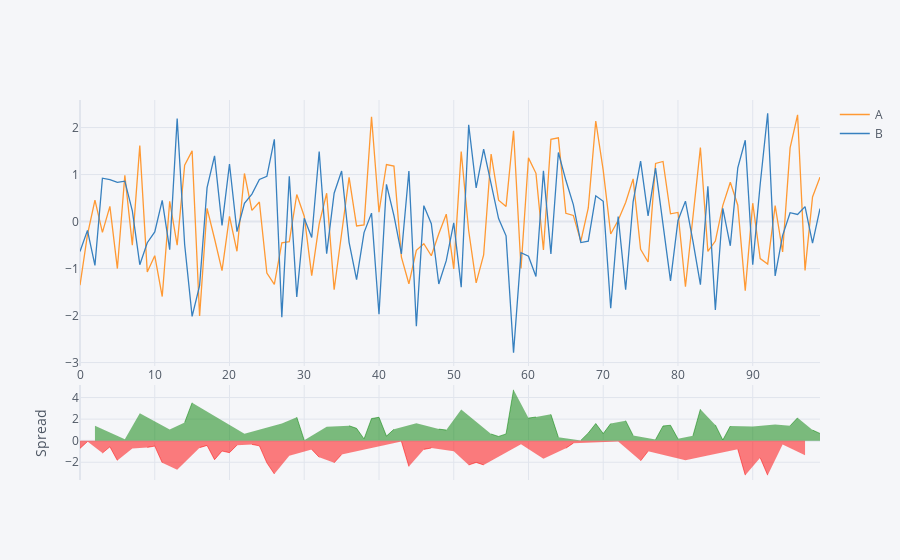

The notebook cell this image was saved under:
### Markdown cell above
## Spread

### Code cell
df[['A','B']].iplot(kind='spread')

### Figure 1 — Plotly figure (JSON) as saved in the notebook; plotly's stock layout.template omitted (floating-point values rounded to 4 significant figures)
{"data": [{"line": {"color": "rgba(255, 153, 51, 1.0)", "dash": "solid", "shape": "linear", "width": 1.3}, "mode": "lines", "name": "A", "text": "", "type": "scatter", "x": [0, 1, 2, 3, 4, 5, 6, 7, 8, 9, 10, 11, 12, 13, 14, 15, 16, 17, 18, 19, 20, 21, 22, 23, 24, 25, 26, 27, 28, 29, 30, 31, 32, 33, 34, 35, 36, 37, 38, 39, 40, 41, 42, 43, 44, 45, 46, 47, 48, 49, 50, 51, 52, 53, 54, 55, 56, 57, 58, 59, 60, 61, 62, 63, 64, 65, 66, 67, 68, 69, 70, 71, 72, 73, 74, 75, 76, 77, 78, 79, 80, 81, 82, 83, 84, 85, 86, 87, 88, 89, 90, 91, 92, 93, 94, 95, 96, 97, 98, 99], "y": [-1.355, -0.2773, 0.455, -0.2311, 0.3225, -1.001, 0.9845, -0.5032, 1.616, -1.076, -0.7267, -1.596, 0.4302, -0.5023, 1.199, 1.503, -2.011, 0.279, -0.3667, -1.045, 0.1091, -0.6329, 1.023, 0.2365, 0.4155, -1.098, -1.339, -0.4528, -0.4273, 0.5754, 0.1128, -1.15, -0.05057, 0.6019, -1.451, -0.2139, 0.938, -0.09439, -0.07054, 2.229, 0.1985, 1.213, 1.179, -0.7569, -1.325, -0.6129, -0.4709, -0.7285, -0.2596, 0.1556, -1.007, 1.488, -0.1959, -1.305, -0.7121, 1.437, 0.4538, 0.3212, 1.931, -1.0, 1.354, 1.025, -0.607, 1.751, 1.78, 0.1757, 0.1301, -0.4213, 0.2879, 2.138, 1.089, -0.2649, 0.02773, 0.4048, 0.9084, -0.5899, -0.8617, 1.235, 1.277, 0.1647, 0.1924, -1.389, 0.03482, 1.575, -0.6367, -0.4159, 0.3428, 0.8367, 0.3478, -1.47, 0.3896, -0.7884, -0.9056, 0.3399, -0.6478, 1.568, 2.27, -1.04, 0.5237, 0.9448]}, {"line": {"color": "rgba(55, 128, 191, 1.0)", "dash": "solid", "shape": "linear", "width": 1.3}, "mode": "lines", "name": "B", "text": "", "type": "scatter", "x": [0, 1, 2, 3, 4, 5, 6, 7, 8, 9, 10, 11, 12, 13, 14, 15, 16, 17, 18, 19, 20, 21, 22, 23, 24, 25, 26, 27, 28, 29, 30, 31, 32, 33, 34, 35, 36, 37, 38, 39, 40, 41, 42, 43, 44, 45, 46, 47, 48, 49, 50, 51, 52, 53, 54, 55, 56, 57, 58, 59, 60, 61, 62, 63, 64, 65, 66, 67, 68, 69, 70, 71, 72, 73, 74, 75, 76, 77, 78, 79, 80, 81, 82, 83, 84, 85, 86, 87, 88, 89, 90, 91, 92, 93, 94, 95, 96, 97, 98, 99], "y": [-0.6371, -0.1878, -0.9333, 0.9212, 0.8937, 0.8342, 0.8587, 0.2288, -0.9181, -0.4514, -0.2225, 0.4492, -0.5973, 2.19, -0.4902, -2.019, -1.363, 0.7222, 1.398, -0.08109, 1.223, -0.2141, 0.3894, 0.5838, 0.8957, 0.9613, 1.749, -2.035, 0.9622, -1.603, 0.06892, -0.3401, 1.49, -0.6838, 0.6019, 1.074, -0.4427, -1.238, -0.2352, 0.1785, -1.974, 0.7901, 0.1262, -0.6881, 1.074, -2.229, 0.3379, -0.04672, -1.33, -0.8329, -0.02629, -1.397, 2.06, 0.7159, 1.538, 0.8201, 0.06198, -0.3047, -2.791, -0.664, -0.7395, -1.169, 1.077, -0.6877, 1.469, 0.8769, 0.3599, -0.4471, -0.4191, 0.5464, 0.4307, -1.847, 0.1061, -1.451, 0.4247, 1.285, 0.1206, 1.135, -0.08793, -1.262, 0.02159, 0.4336, -0.4183, -1.345, 0.7473, -1.879, 0.2808, -0.5157, 1.14, 1.729, -0.9167, 0.7944, 2.303, -1.158, -0.2937, 0.1882, 0.1509, 0.3179, -0.4593, 0.2751]}, {"connectgaps": false, "fill": "tozeroy", "line": {"color": "green", "dash": "solid", "shape": "linear", "width": 0.5}, "mode": "lines", "name": "Spread", "showlegend": false, "type": "scatter", "x": [0, 1, 2, 3, 4, 5, 6, 7, 8, 9, 10, 11, 12, 13, 14, 15, 16, 17, 18, 19, 20, 21, 22, 23, 24, 25, 26, 27, 28, 29, 30, 31, 32, 33, 34, 35, 36, 37, 38, 39, 40, 41, 42, 43, 44, 45, 46, 47, 48, 49, 50, 51, 52, 53, 54, 55, 56, 57, 58, 59, 60, 61, 62, 63, 64, 65, 66, 67, 68, 69, 70, 71, 72, 73, 74, 75, 76, 77, 78, 79, 80, 81, 82, 83, 84, 85, 86, 87, 88, 89, 90, 91, 92, 93, 94, 95, 96, 97, 98, 99], "xaxis": "x2", "y": ["", "", 1.388, "", "", "", 0.1258, "", 2.534, "", "", "", 1.027, "", 1.69, 3.522, "", "", "", "", "", "", 0.6332, "", "", "", "", 1.582, "", 2.179, 0.0439, "", "", 1.286, "", "", 1.381, 1.144, 0.1646, 2.05, 2.172, 0.423, 1.053, "", "", 1.616, "", "", 1.07, 0.9884, "", 2.885, "", "", "", 0.6169, 0.3918, 0.6258, 4.722, "", 2.093, 2.195, "", 2.438, 0.3106, "", "", 0.0258, 0.7071, 1.592, 0.6584, 1.582, "", 1.856, 0.4837, "", "", 0.1001, 1.365, 1.426, 0.1708, "", 0.4532, 2.919, "", 1.463, 0.06199, 1.352, "", "", 1.306, "", "", 1.498, "", 1.38, 2.119, "", 0.9831, 0.6697], "yaxis": "y2"}, {"connectgaps": false, "fill": "tozeroy", "line": {"color": "red", "dash": "solid", "shape": "linear", "width": 0.5}, "mode": "lines", "name": "Spread", "showlegend": false, "type": "scatter", "x": [0, 1, 2, 3, 4, 5, 6, 7, 8, 9, 10, 11, 12, 13, 14, 15, 16, 17, 18, 19, 20, 21, 22, 23, 24, 25, 26, 27, 28, 29, 30, 31, 32, 33, 34, 35, 36, 37, 38, 39, 40, 41, 42, 43, 44, 45, 46, 47, 48, 49, 50, 51, 52, 53, 54, 55, 56, 57, 58, 59, 60, 61, 62, 63, 64, 65, 66, 67, 68, 69, 70, 71, 72, 73, 74, 75, 76, 77, 78, 79, 80, 81, 82, 83, 84, 85, 86, 87, 88, 89, 90, 91, 92, 93, 94, 95, 96, 97, 98, 99], "xaxis": "x2", "y": [-0.7174, -0.08949, "", -1.152, -0.5711, -1.835, "", -0.732, "", -0.6241, -0.5042, -2.045, "", -2.692, "", "", -0.6478, -0.4431, -1.765, -0.9642, -1.114, -0.4188, "", -0.3474, -0.4802, -2.059, -3.088, "", -1.39, "", "", -0.8103, -1.541, "", -2.053, -1.288, "", "", "", "", "", "", "", -0.06874, -2.399, "", -0.8088, -0.6818, "", "", -0.9805, "", -2.256, -2.021, -2.25, "", "", "", "", -0.336, "", "", -1.684, "", "", -0.7012, -0.2298, "", "", "", "", "", -0.07835, "", "", -1.874, -0.9822, "", "", "", "", -1.822, "", "", -1.384, "", "", "", -0.7924, -3.199, "", -1.583, -3.208, "", -0.3541, "", "", -1.358, "", ""], "yaxis": "y2"}], "layout": {"hovermode": "x", "legend": {"bgcolor": "#F5F6F9", "font": {"color": "#4D5663"}}, "paper_bgcolor": "#F5F6F9", "plot_bgcolor": "#F5F6F9", "title": {"font": {"color": "#4D5663"}}, "xaxis": {"gridcolor": "#E1E5ED", "showgrid": true, "tickfont": {"color": "#4D5663"}, "title": {"font": {"color": "#4D5663"}, "text": ""}, "zerolinecolor": "#E1E5ED"}, "xaxis2": {"anchor": "y2", "gridcolor": "#E1E5ED", "showgrid": true, "showticklabels": false, "tickfont": {"color": "#4D5663"}, "title": {"font": {"color": "#4D5663"}, "text": ""}, "zerolinecolor": "#E1E5ED"}, "yaxis": {"domain": [0.3, 1], "gridcolor": "#E1E5ED", "showgrid": true, "tickfont": {"color": "#4D5663"}, "title": {"font": {"color": "#4D5663"}, "text": ""}, "zerolinecolor": "#E1E5ED"}, "yaxis2": {"domain": [0, 0.25], "gridcolor": "#E1E5ED", "showgrid": true, "tickfont": {"color": "#4D5663"}, "title": {"font": {"color": "#4D5663"}, "text": "Spread"}, "zerolinecolor": "#E1E5ED"}}}
